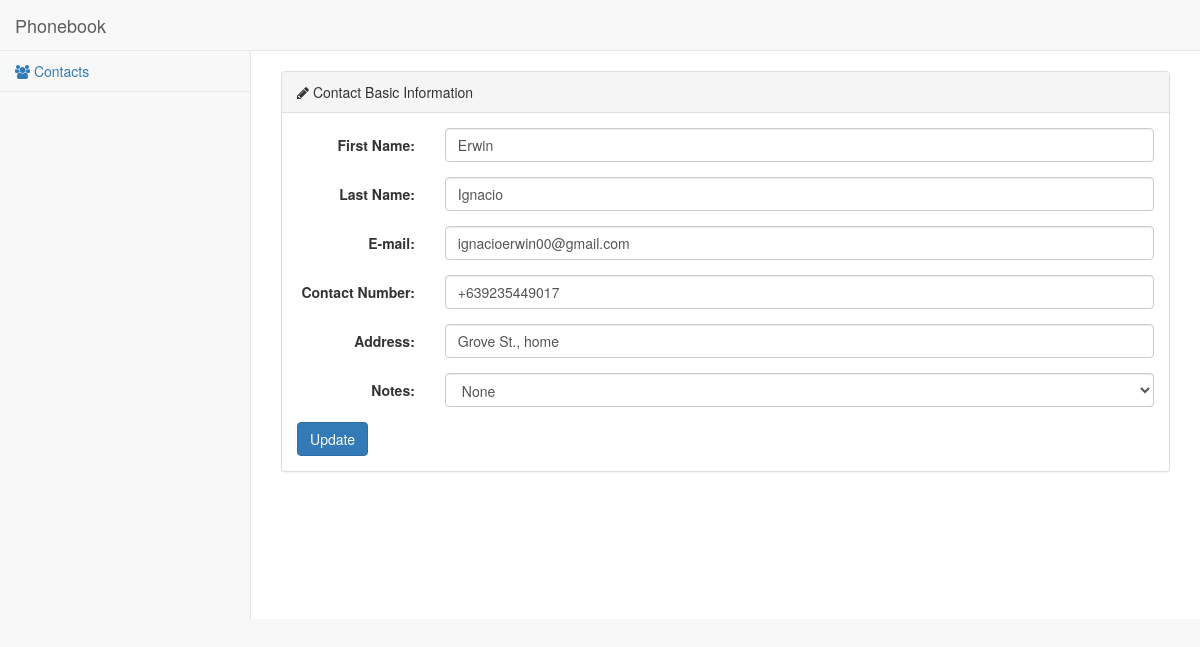
Screenshot of /content/update_contact.php?contact_id=1 with the database file from the repository.
### tables this page shows
CREATE TABLE `contact` (
  `contact_id` int(11) NOT NULL,
  `first_name` varchar(100) NOT NULL,
  `last_name` varchar(100) NOT NULL,
  `email` varchar(100) NOT NULL,
  `contact_number` varchar(100) NOT NULL,
  `address` varchar(100) NOT NULL,
  `path` text NOT NULL,
  `notes_id` int(11) NOT NULL,
  `is_deleted` tinyint(1) NOT NULL DEFAULT '0'
);

### content/class/Database.php (called while the page is built, shortened)
<?php
    class Database {
        protected static $connection;
        public function connect() {
            if(!isset(self::$connection)) {
                $config = parse_ini_file(__DIR__ . '\config.ini');
                self::$connection = new mysqli($config['DB_SERVER'],$config['DB_USER'],"",$config['DB_NAME']);
            } else {
                if (!self::$connection) {
                    die("Database connection/selection failed: " . mysqli_error($connection));
                }
            }
            return self::$connection;
        }
        public function query($query) {
            $connection = $this->connect();
            $result = $connection->query($query);
            return $result;
        }
        public function select($query) {
            $result = $this->query($query);
            for ($set = array(); $row = $result->fetch_assoc(); $set[] = $row);
            return $set;
        }
    }
?>

### content/class/Contacts.php (called while the page is built, shortened)
<?php
    require_once 'Database.php';
    class Contacts extends Database {
        protected static $table = "contact";
        public function view_contact($contact_id) {
            $query = "  SELECT *
                        FROM " .static::$table. " WHERE contact_id = '$contact_id'";
            $result = parent::select($query);
            if (count($result) === 0) {
                return NULL;
            } return $result[0];
        }
    }
?>

### content/class/Notes.php (called while the page is built, shortened)
<?php
    require_once 'Database.php';
    class Notes extends Database {
		public function option_notes() {
			$query = "
				SELECT *
				FROM `notes`";
			return parent::select($query);
        }
    }
?>

### content/update_contact.php (the view, shortened to what this page needs)
<?php
    require_once 'class/functions.php';
    require_once 'class/Contacts.php';
    require_once 'class/Notes.php';
    $contact_db = new Contacts();
    $notes_db       = new Notes();
    $id         = (int) $_GET["contact_id"];
    $contact    = $contact_db->view_contact($id);
    $firstName      = $contact["first_name"];
    $lastName       = $contact["last_name"];
    $email          = $contact["email"];
    $contact_number = $contact["contact_number"];
    $address        = $contact["address"];
?>
<!DOCTYPE html>
<html lang="en">
<head>
    <link href="vendor/bootstrap/css/bootstrap.min.css" rel="stylesheet">
    <link href="vendor/metisMenu/metisMenu.min.css" rel="stylesheet">
    <link href="vendor/datatables-plugins/dataTables.bootstrap.css" rel="stylesheet">
    <link href="vendor/datatables-responsive/dataTables.responsive.css" rel="stylesheet">
    <link href="dist/css/sb-admin-2.css" rel="stylesheet">
    <link href="vendor/font-awesome/css/font-awesome.min.css" rel="stylesheet" type="text/css">
    <link rel="stylesheet" href="css/style.css">
</head>
<body>
    <div id="wrapper">
        <nav class="navbar navbar-default navbar-static-top" role="navigation" style="margin-bottom: 0">
            <div class="navbar-header">
                <a class="navbar-brand" href="index.php">Phonebook</a>
            </div>
            <div class="navbar-default sidebar" role="navigation">
                <div class="sidebar-nav navbar-collapse">
                    <ul class="nav" id="side-menu">
                        <li>
                            <a href="index.php"><i class="fa fa-users"></i> Contacts</a>
                        </li>
                    </ul>
                </div>
            </div>
        </nav>
        <div id="page-wrapper">
            <br>
            <div class="row">
                <form class="form-horizontal" role="form" method="post" accept-charset="utf-8" enctype="multipart/form-data" id="contact_information_form">
                    <div class="col-lg-12">
                        <div class="panel panel-default">
                            <div class="panel-heading">
                                <i class="fa fa-pencil"></i> Contact Basic Information
                            </div>
                            <div class="panel-body">
                                <div class="row">
                                    <div class="col-md-12">
                                        <div class="form-group">
                                            <label for="firstName" class="col-sm-3 col-md-3 col-lg-2 control-label wide">First Name:</label>
                                            <div class="col-sm-9 col-md-9 col-lg-10">
                                                <input name="firstName" id="firstName" class="form-control" type="text" value="<?php echo $firstName;?>">
                                            </div>
                                        </div>
                                        <div class="form-group">
                                            <label for="lastName" class="col-sm-3 col-md-3 col-lg-2 control-label wide">Last Name:</label>
                                            <div class="col-sm-9 col-md-9 col-lg-10">
                                                <input name="lastName" id="lastName" class="form-control" type="text" value="<?php echo $lastName;?>">
                                            </div>
                                        </div>
                                        <div class="form-group">
                                            <label for="email" class="col-sm-3 col-md-3 col-lg-2 control-label wide">E-mail:</label>
                                            <div class="col-sm-9 col-md-9 col-lg-10">
                                                <input name="email" id="email" class="form-control" type="text" value="<?php echo $email;?>">
                                            </div>
                                        </div>
                                        <div class="form-group">
                                            <label for="contact_number" class="col-sm-3 col-md-3 col-lg-2 control-label wide">Contact Number:</label>
                                            <div class="col-sm-9 col-md-9 col-lg-10">
                                                <input name="contact_number" id="contact_number" class="form-control" type="text" value="<?php echo $contact_number;?>">
                                            </div>
                                        </div>
                                        <div class="form-group">
                                            <label for="address" class="col-sm-3 col-md-3 col-lg-2 control-label wide">Address:</label>
                                            <div class="col-sm-9 col-md-9 col-lg-10">
                                                <input name="address" id="address" class="form-control" type="text" value="<?php echo $address;?>">
                                            </div>
                                        </div>
                                        <div class="form-group">
                                            <label for="notes_id" class="col-sm-3 col-md-3 col-lg-2 control-label wide">Notes:</label>
                                            <div class="col-sm-9 col-md-9 col-lg-10">
                                                <select id="notes_id" class="form-control" name="notes_id">
                                                    <?php
                                                        $contact_notes = $notes_db->option_notes();
                                                        $option = "";
                                                        foreach ($contact_notes as $notes) {
                                                            $option .= option($notes['contact_notes'], $notes['notes_id']);
                                                        }
                                                        echo $option;
                                                    ?>
                                                </select>
                                            </div>
                                        </div>
                                    </div>
                                </div>
                                <div class="form-actions">
                                    <input type="submit" name="update" class="submit_button floating_button btn btn-primary" value="Update" id="update">
                                </div>
                            </div>
                        </div>
                    </div>
                </form>
            </div>
        </div>
    </div>
</body>
</html>

### rows the page displays
contact: firstName "Erwin", lastName "Ignacio", email "ignacioerwin00@gmail.com", contact_number "+639235449017", address "Grove St., home"

### other values shown
form field notes_id "None"
